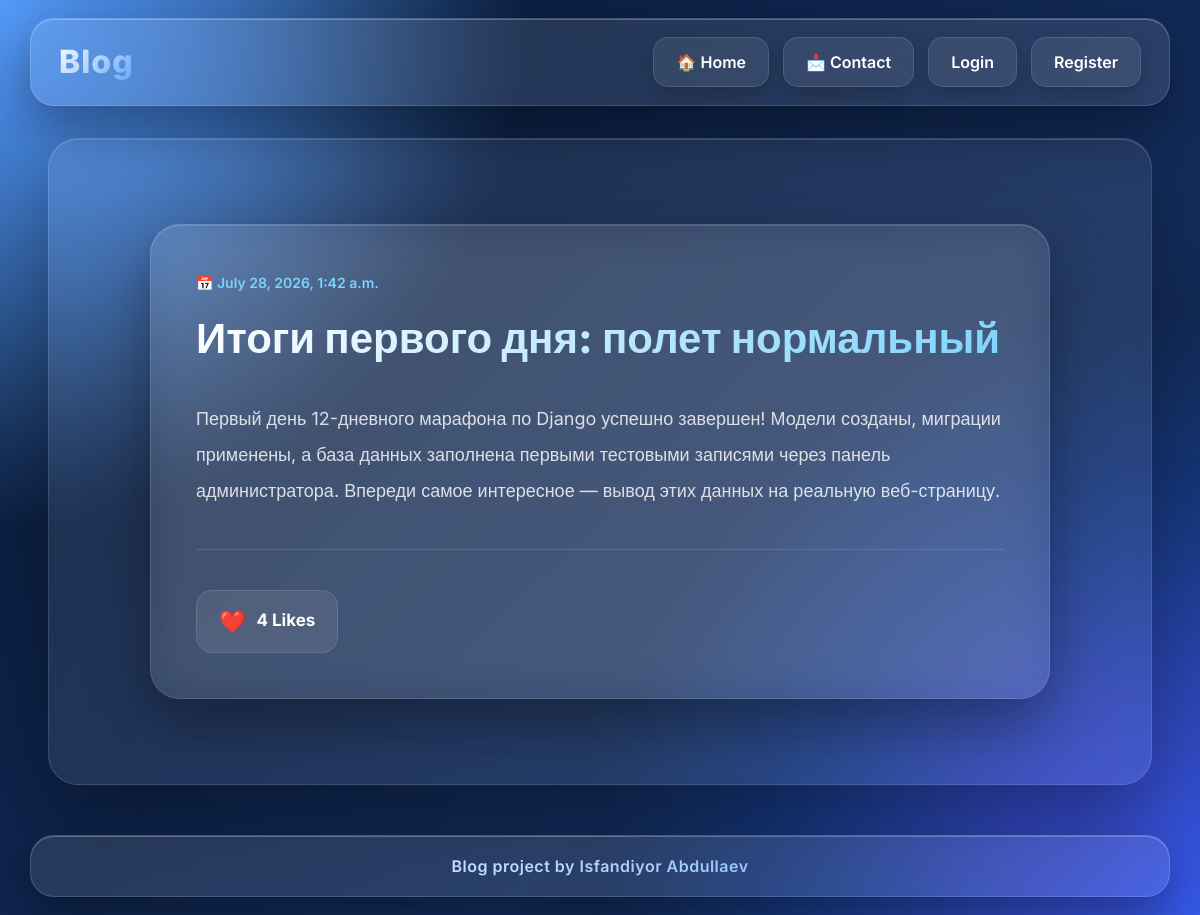
The page /post/10/ on the database its author committed.
### blog/models.py (models this page shows, shortened)
class Post(models.Model):
    title = models.CharField(max_length=200)
    content = models.TextField()
    created_at = models.DateTimeField(auto_now_add=True)

### blog/views.py (the view)
# urls.py: path('post/<int:pk>/', views.post_detail, name='post_detail'),
def post_detail(request, pk):
    post = get_object_or_404(Post, pk=pk)
    liked = False
    if request.user.is_authenticated:
        liked = Like.objects.filter(user=request.user, post=post).exists()
    return render(request, 'blog/post_detail.html', {'post': post, 'liked': liked})

### templates/blog/post_detail.html (shortened to what this page needs)
{% extends 'base.html' %}
{% block content %}
<div class="post-wrapper">
    <div class="post-card">
        <div class="post-header">
            <span class="post-date">
                📅 {{ post.created_at }}
            </span>
            <h1>
                {{ post.title }}
            </h1>
        </div>
        <div class="post-content">
            {{ post.content|linebreaks }}
        </div>
        <div class="divider"></div>
        <div class="post-footer">
            <div class="likes-box">
                <span class="heart">❤️</span>
                <span class="likes-number">
                    {{ post.like_set.count }} Likes
                </span>
            </div>
        </div>
    </div>
</div>
{% endblock %}

### templates/base.html (style rules this page uses)
* { margin: 0; padding: 0; box-sizing: border-box; font-family: 'Inter', sans-serif; }
body { min-height: 100vh; overflow-x: hidden; color: #eef4ff; background: radial-gradient(circle at top left, #60a5fa 0%, transparent 35%), radial-gradient(circle at bottom right, #2563eb 0%, transparent 40%), linear-gradient(135deg, #06172f, #0d2248, #132d5c, #09172f); background-attachment: fixed; position: relative; display: flex; flex-direction: column; }
body::before, body::after { content: ""; position: fixed; width: 420px; height: 420px; border-radius: 50%; filter: blur(90px); z-index: -2; }
body::before { top: -120px; left: -120px; background: #3b82f6; opacity: .35; }
body::after { bottom: -120px; right: -120px; background: #7c3aed; opacity: .25; }

### templates/blog/post_detail.html (style rules this page uses)
.post-wrapper { display:flex; justify-content:center; padding:40px 20px; }
.post-card { width:100%; max-width:900px; background:rgba(255,255,255,.08); backdrop-filter:blur(22px); -webkit-backdrop-filter:blur(22px); border:1px solid rgba(255,255,255,.12); border-radius:30px; padding:45px; box-shadow: 0 25px 60px rgba(0,0,0,.35), inset 0 1px rgba(255,255,255,.15); animation:showCard .7s ease; }
.post-header { margin-bottom:35px; }
.post-date { display:inline-block; color:#7dd3fc; font-size:14px; margin-bottom:18px; font-weight:600; }
.post-header h1 { font-size:42px; font-weight:800; line-height:1.3; background:linear-gradient(135deg,#ffffff,#7dd3fc); -webkit-background-clip:text; -webkit-text-fill-color:transparent; }
.post-content { color:rgba(255,255,255,.82); font-size:18px; line-height:2; word-break:break-word; }
.divider { height:1px; margin:40px 0; background:rgba(255,255,255,.12); }
.post-footer { display:flex; justify-content:space-between; align-items:center; gap:20px; flex-wrap:wrap; }
.likes-box { display:flex; align-items:center; gap:10px; padding:14px 22px; border-radius:16px; background:rgba(255,255,255,.08); border:1px solid rgba(255,255,255,.10); }
.heart { font-size:22px; }
.likes-number { color:white; font-weight:700; font-size:17px; }

### rows shown on the page
Post: created_at "July 28, 2026, 1:42 a.m.", title "Итоги первого дня: полет нормальный", content "Первый день 12-дневного марафона по Django успешно завершен! Модели созданы, миграции применены, а база данных заполнена первыми тестовыми записями через панель администратора. Впереди самое интересное — вывод этих данных на реальную веб-страницу.", like_set.count "4"
